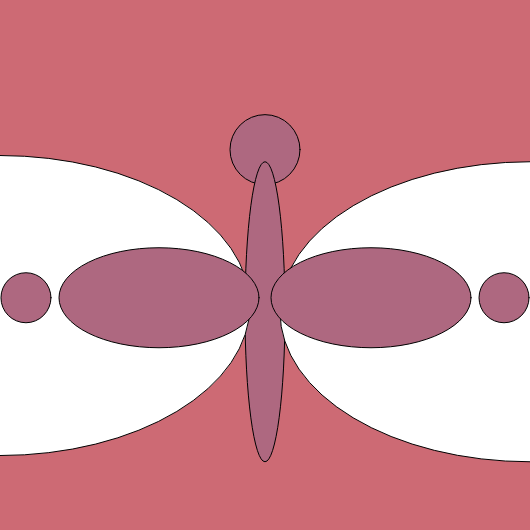
Frame 1 (no input)
Frame 60 (no input): identical to frame 1, image omitted
Frame 120 (the mouse pressed at the canvas centre since frame 60): identical to frame 1, image omitted

The p5.js sketch that drew this single still picture (run headless with seeded random() and noise() and a simulated clock; from frame 60 on, the mouse is pressed at the canvas centre):

// p5.js sketch
// ── sketch.js
function setup() {
    createCanvas(530, 530);
    }
    
    function draw() {
    let i= width/2;
    let j= height/1.70;
    let a= width/1;
    background(205,106,116);
      
      face ();
      body();
      rightWing ();
      leftWing ();
      bodyDecoration ();
      
    function face(){
       //face
      fill(174,104,128);
    ellipse (a*0.5,j*0.48,70,70);
    } 
      
    function body (){
      ellipse (i,j,40,300);
      fill (0,0,0);
      //noStroke ();
    }
      
    function rightWing (){
      fill	(255,255,255);
    //right wing
    ellipse (a,j,500,300);
    // elipse (x,y,size)
    };
    
    function leftWing (){
      fill (255,255,255);
      //left wing
    ellipse (a*0,j*0.98,500,300);
    }
    
    
      
    function bodyDecoration (){
      
     fill(174,104,128); 
    //coloring
    ellipse (a*0.7,j*0.955,200,100);
    ellipse (a*0.3,j*0.955,200,100);
    ellipse (a*0.049,j*0.955,50,50);
    ellipse (a*0.951,j*0.955,50,50);
      //body of butterfly
    } 
    //ellipse (i,j,40,300)
    //noStroke ()
    }
    
    
    
    
